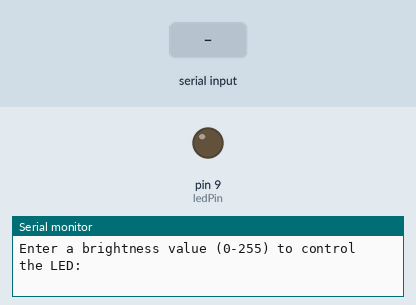
This sketch was run on a simulated Arduino Uno, built with avr-gcc and run on an emulated ATmega328P. On the bench: output pins drawn as LEDs (lit = HIGH), the last lines printed to the serial monitor. Inputs (shaded band) come from the test bench.

Above: at 1.2 s.
1.3 s: "90,45\n" received over Serial
At 1.9 s:
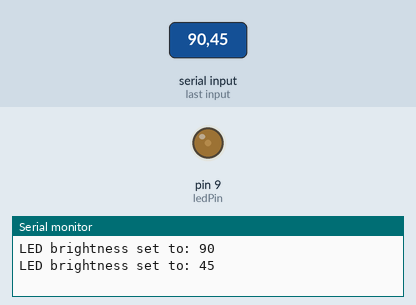
3.8 s: "30,150\n" received over Serial
At 4.6 s:
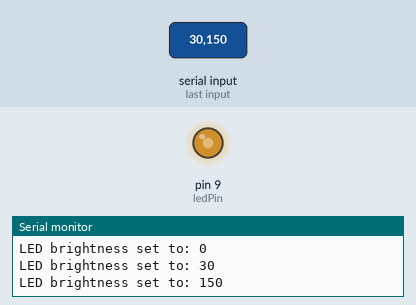
6.3 s: "200\n" received over Serial
At 6.8 s:
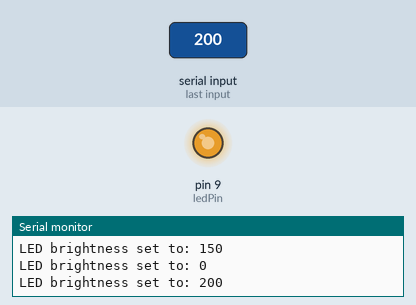
Timing chart, 0 to 9.3 s (numbered marks = the images above; inputs shaded):
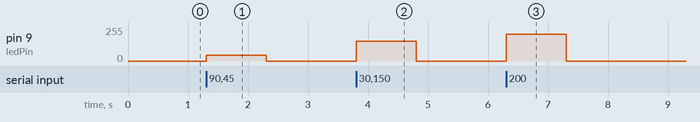

The sketch:

LedBrightnessControlUsingSerialMonitor.ino
```cpp
int ledPin = 9;
int brightness = 0;
void setup() {
  Serial.begin(9600);
  pinMode(ledPin, OUTPUT);
  Serial.println("Enter a brightness value (0-255) to control the LED:");
}

void loop() {
  if (Serial.available() > 0) {
    brightness = Serial.parseInt();


    brightness = constrain(brightness, 0, 255);

    analogWrite(ledPin, brightness);

    Serial.print("LED brightness set to: ");
    Serial.println(brightness);
  }
}
```

Measured:
- after the input at 1.3 s, pin 9 (ledPin): 0/255 → 45/255 at once, → 0/255 1.0 s later
- after the input at 3.8 s, pin 9 (ledPin): 0/255 → 150/255 at once, → 0/255 1.0 s later
- after the input at 6.3 s, pin 9 (ledPin): 0/255 → 200/255 at once, → 0/255 1.0 s later
